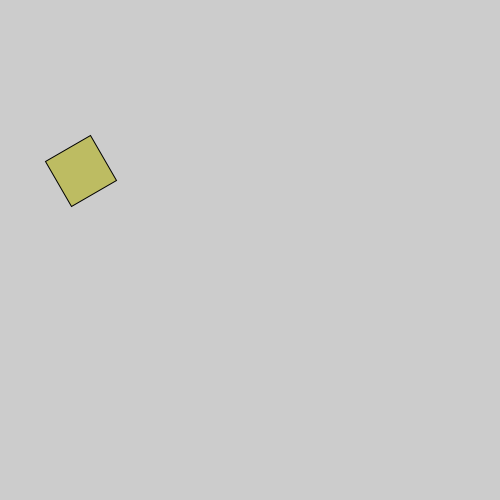
Frame 1 (no input)
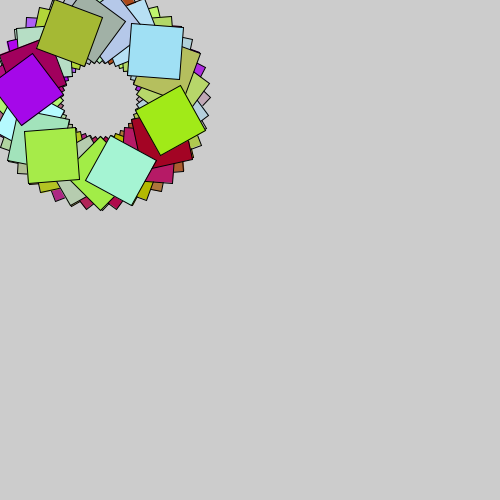
Frame 60 (the mouse pressed at the canvas centre just before this capture)
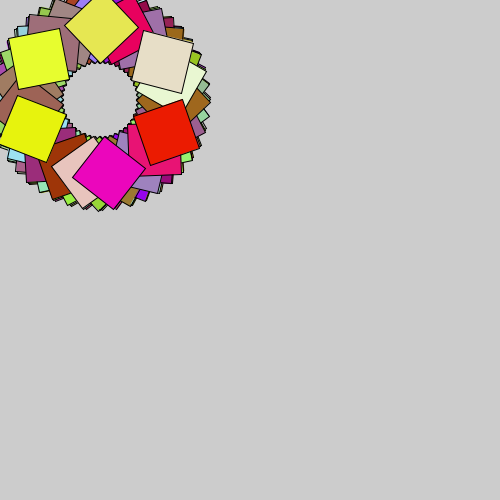
Frame 120 (the mouse held since frame 60 and released just before this capture)

The Processing sketch that drew these frames (run headless with seeded random() and noise(); from frame 60 on, the mouse is pressed at the canvas centre):

// Processing sketch: processing_115603
// ── processing_115603.pde

/*
  Rotating squares on a circle 
 */

// rotation angle
float angle= PI/3.0;

void setup() {
  size(500, 500);
}

void draw() {
  // Fixed zero-coordinate point
  translate(100, 100);
  // rotate the rectangle
  rotate(angle);
  // Increase randomness
  randomSeed(millis());
  // Fill with random colours
  fill(random(255), random(255), random(255));
  // draw the rectangle
  rect(26, 26, 52, 52);
  // Increase the angle for the next rectangle
  angle++;
}
